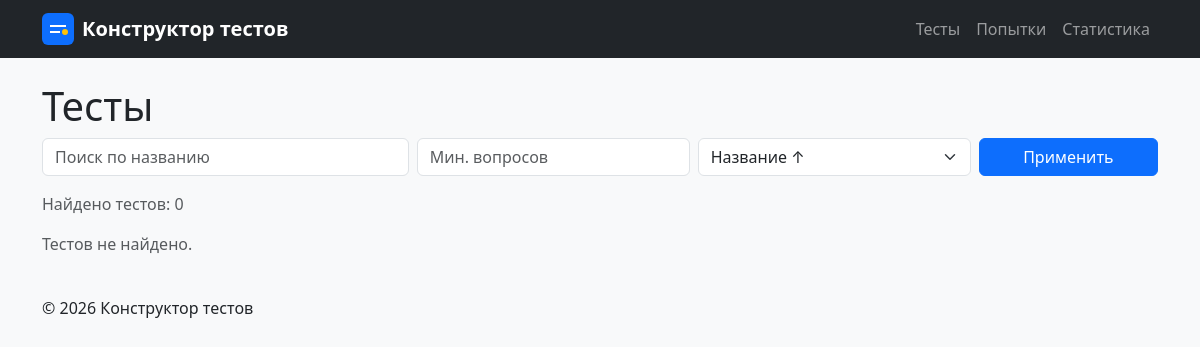
Before: /quizzes/ with the older database file.
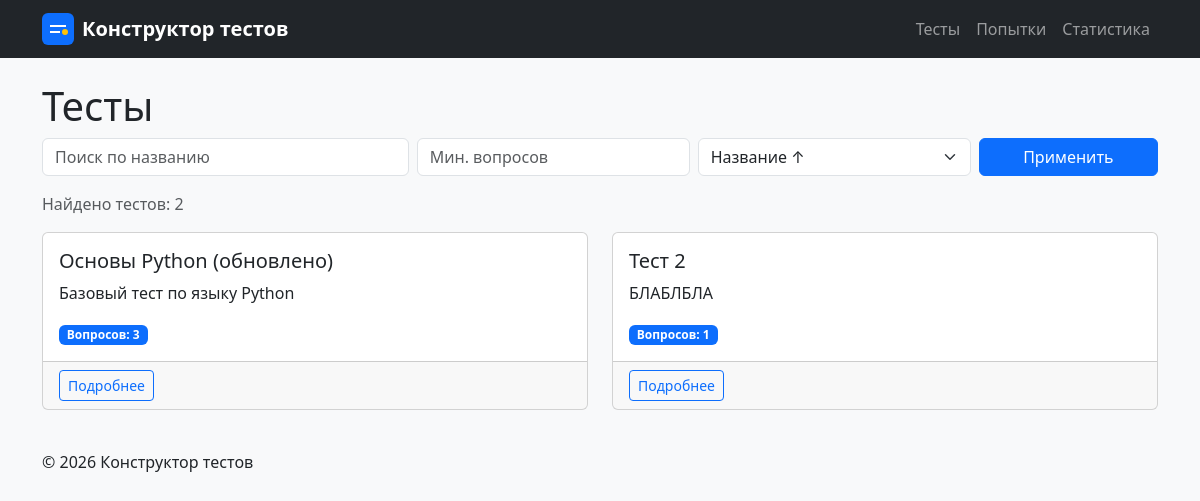
After: the same page with the newer database file.
### quizzes/models.py (models this page shows, shortened)
class Test(models.Model):
    title = models.CharField(
        max_length=200,
        verbose_name="Название теста",
    )
    description = models.TextField(
        blank=True,
        default="",
        verbose_name="Описание",
    )
    class Meta:
        ordering = ["title"]
        verbose_name = "Тест"
        verbose_name_plural = "Тесты"

### quizzes/views.py (the view)
# urls.py: path("quizzes/", include("quizzes.urls")),
def quizzes(request):
    query = request.GET.get("q", "").strip()
    min_questions = request.GET.get("min_q", "").strip()
    sort = request.GET.get("sort", "title")
    queryset = Test.objects.annotate(question_count=Count("questions"))
    if query:
        queryset = queryset.filter(title__icontains=query)
    if min_questions:
        try:
            queryset = queryset.filter(question_count__gte=int(min_questions))
        except ValueError:
            min_questions = ""
    queryset = queryset.order_by(SORT_OPTIONS.get(sort, "title"))
    return render(
        request,
        "quizzes/quiz_list.html",
        {
            "tests": queryset,
            "query": query,
            "min_questions": min_questions,
            "sort": sort,
        },
    )

### quizzes/templates/quizzes/quiz_list.html (shortened to what this page needs)
{% extends "base.html" %}
{% block content %}
<h1>Тесты</h1>
<form method="get" class="row g-2 mb-3">
    <div class="col-md-4">
        <input type="text" name="q" class="form-control"
               placeholder="Поиск по названию"
               value="{{ query }}">
    </div>
    <div class="col-md-3">
        <input type="number" name="min_q" class="form-control"
               placeholder="Мин. вопросов" min="0"
               value="{{ min_questions }}">
    </div>
    <div class="col-md-3">
        <select name="sort" class="form-select">
            <option value="title" {% if sort == "title" %}selected{% endif %}>
                Название ↑
            </option>
        </select>
    </div>
    <div class="col-md-2">
        <button type="submit" class="btn btn-primary w-100">Применить</button>
    </div>
</form>
<p class="text-muted">Найдено тестов: {{ tests|length }}</p>
<div class="row">
    {% for test in tests %}
        {% include "quizzes/includes/quiz_card.html" %}
    {% empty %}
        <p class="text-muted">Тестов не найдено.</p>
    {% endfor %}
</div>
{% endblock %}

### quizzes/templates/quizzes/includes/quiz_card.html
<div class="col-md-6 mb-3">
    <div class="card h-100">
        <div class="card-body">
            <h5 class="card-title">{{ test.title }}</h5>
            <p class="card-text">
                {{ test.description|default:"Без описания" }}
            </p>
            <span class="badge bg-primary">
                Вопросов: {{ test.question_count }}
            </span>
        </div>
        <div class="card-footer">
            <a href="{% url 'quizzes:detail' test.id %}"
               class="btn btn-sm btn-outline-primary">
                Подробнее
            </a>
        </div>
    </div>
</div>

Changed rows visible on the page:
added Test: title "Основы Python (обновлено)", description "Базовый тест по языку Python", question_count "3"
added Test: title "Тест 2", description "БЛАБЛБЛА", question_count "1"
Other visible differences:
{{ tests|length }}: "0" → "2"
text no longer shown: "Тестов не найдено."
